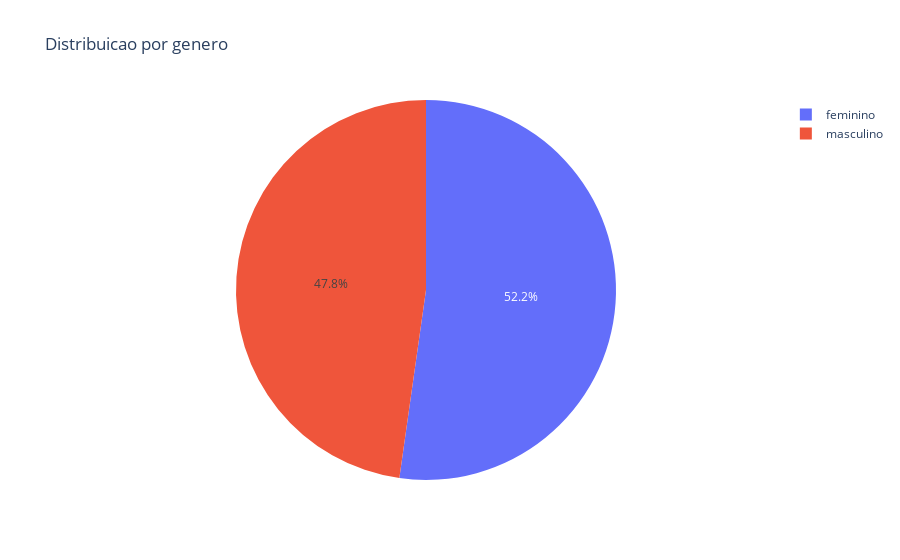
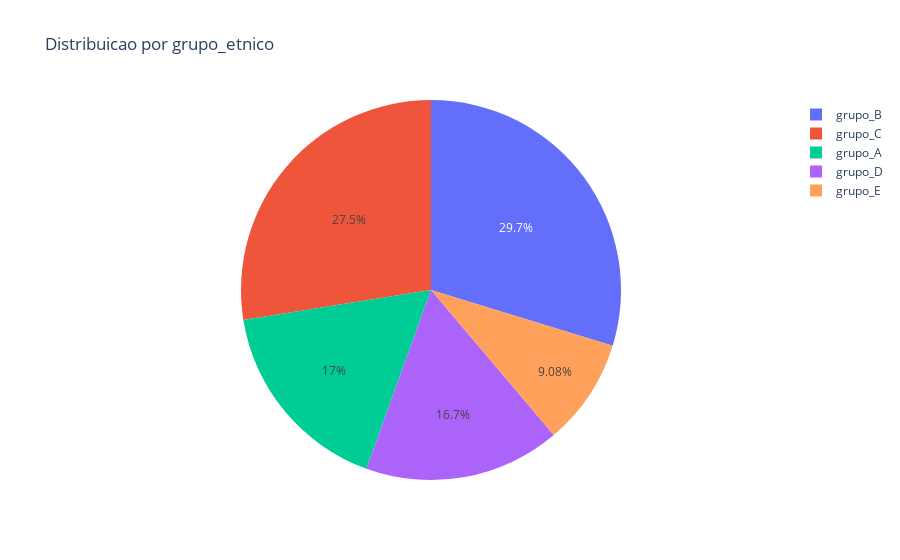
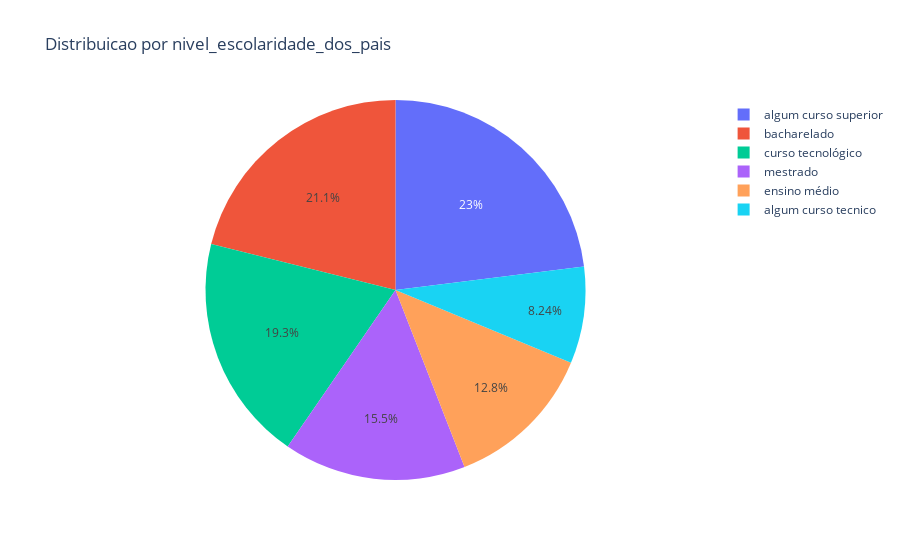
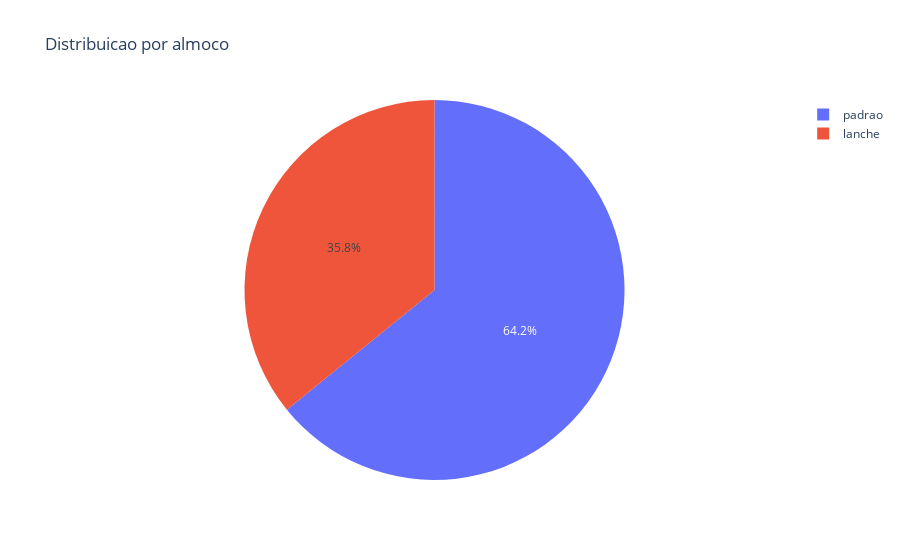

Source (notebook cell) for these figures, in order:
### Markdown cell above
Este projeto possui um caráter experimental e analítico. Além da exploração dos dados, o objetivo é realizar um estudo comparativo entre diferentes bibliotecas de visualização (como Matplotlib, Seaborn e Plotly), identificando qual ferramenta oferece a melhor densidade de informação e estética para os insights apresentados.

### Code cell
categoria_columns = ['genero', 'grupo_etnico', 'nivel_escolaridade_dos_pais', 'almoco', 'curso_preparatorio_para_teste']

for col in categoria_columns:
    counts = df[col].value_counts()
    fig = px.pie(counts, values=counts.values, names=counts.index, title=f'Distribuicao por {col}')
    fig.show()

### Figure 1 — Plotly figure (JSON) as saved in the notebook; plotly's stock layout.template omitted (floating-point values rounded to 4 significant figures)
{"data": [{"domain": {"x": [0, 1], "y": [0, 1]}, "hovertemplate": "genero=%{label}<br>value=%{value}<extra></extra>", "labels": ["feminino", "masculino"], "legendgroup": "", "name": "", "showlegend": true, "type": "pie", "values": [2612, 2388]}], "layout": {"legend": {"tracegroupgap": 0}, "title": {"text": "Distribuicao por genero"}}}

### Figure 2 — Plotly figure (JSON) as saved in the notebook; plotly's stock layout.template omitted (floating-point values rounded to 4 significant figures)
{"data": [{"domain": {"x": [0, 1], "y": [0, 1]}, "hovertemplate": "grupo_etnico=%{label}<br>value=%{value}<extra></extra>", "labels": ["grupo_B", "grupo_C", "grupo_A", "grupo_D", "grupo_E"], "legendgroup": "", "name": "", "showlegend": true, "type": "pie", "values": [1487, 1376, 848, 835, 454]}], "layout": {"legend": {"tracegroupgap": 0}, "title": {"text": "Distribuicao por grupo_etnico"}}}

### Figure 3 — Plotly figure (JSON) as saved in the notebook; plotly's stock layout.template omitted (floating-point values rounded to 4 significant figures)
{"data": [{"domain": {"x": [0, 1], "y": [0, 1]}, "hovertemplate": "nivel_escolaridade_dos_pais=%{label}<br>value=%{value}<extra></extra>", "labels": ["algum curso superior", "bacharelado", "curso tecnológico", "mestrado", "ensino médio", "algum curso tecnico"], "legendgroup": "", "name": "", "showlegend": true, "type": "pie", "values": [1151, 1055, 965, 776, 641, 412]}], "layout": {"legend": {"tracegroupgap": 0}, "title": {"text": "Distribuicao por nivel_escolaridade_dos_pais"}}}

### Figure 4 — Plotly figure (JSON) as saved in the notebook; plotly's stock layout.template omitted (floating-point values rounded to 4 significant figures)
{"data": [{"domain": {"x": [0, 1], "y": [0, 1]}, "hovertemplate": "almoco=%{label}<br>value=%{value}<extra></extra>", "labels": ["padrao", "lanche"], "legendgroup": "", "name": "", "showlegend": true, "type": "pie", "values": [3208, 1792]}], "layout": {"legend": {"tracegroupgap": 0}, "title": {"text": "Distribuicao por almoco"}}}
